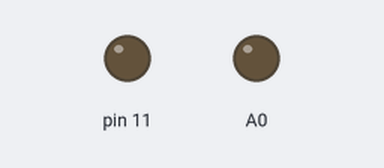
The sketch below on a simulated Arduino Uno, built with avr-gcc and run on an emulated ATmega328P. Shown: output pins drawn as LEDs (lit = HIGH).

Above: at 0.1 s.
At 9.6 s:
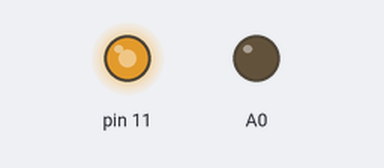
At 20.1 s:
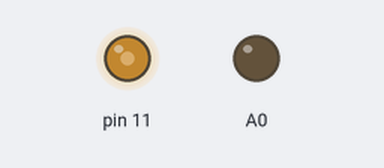
At 39.75 s:
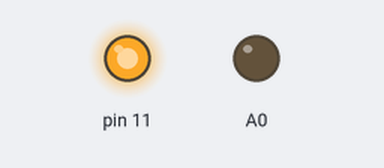
Timing chart, 0 to 40.0 s (numbered marks = the images above):
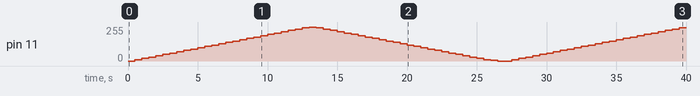

Measured:
- by itself, pin 11: 0/255 → 10/255 at 0.50 s, → 20/255 0.50 s later, → 30/255 0.50 s later, → 40/255 0.50 s later, … (78 changes in this stretch)

The sketch:

s2_Ararat_Avetisyan.ino
```cpp
void setup() {
  pinMode(A0,OUTPUT);

}

void loop() {

 analogWrite(11, 0);
delay(500);
 analogWrite(11, 10);
delay(500);
 analogWrite(11, 20);
delay(500);
 analogWrite(11, 30);
delay(500);
 analogWrite(11, 40);
delay(500);
 analogWrite(11, 50);
delay(500);
 analogWrite(11, 60);
delay(500);
 analogWrite(11, 70);
delay(500);
 analogWrite(11, 80);
delay(500);
 analogWrite(11, 90);
delay(500);
 analogWrite(11, 100);
delay(500);
 analogWrite(11, 110);
delay(500);
 analogWrite(11, 120);
delay(500);
 analogWrite(11, 130);
delay(500);
 analogWrite(11, 140);
delay(500);
 analogWrite(11, 150);
delay(500);
 analogWrite(11, 160);
delay(500);
 analogWrite(11, 170);
delay(500);
 analogWrite(11, 180);
delay(500);
 analogWrite(11, 190);
delay(500);
 analogWrite(11, 200);
delay(500);
 analogWrite(11, 210);
delay(500);
 analogWrite(11, 220);
delay(500);
 analogWrite(11, 230);
delay(500);
 analogWrite(11, 240);
delay(500);
 analogWrite(11, 250);
delay(500);
 analogWrite(11, 255);
delay(500);
 analogWrite(11, 250);
delay(500);
 analogWrite(11, 240);
delay(500);
 analogWrite(11, 230);
delay(500);
 analogWrite(11, 220);
delay(500);
 analogWrite(11, 210);
delay(500);
 analogWrite(11, 200);
delay(500);
 analogWrite(11, 190);
delay(500);
 analogWrite(11, 180);
delay(500);
 analogWrite(11, 170);
delay(500);
 analogWrite(11, 160);
delay(500);
 analogWrite(11, 150);
delay(500);
 analogWrite(11, 140);
delay(500);
 analogWrite(11, 130);
delay(500);
 analogWrite(11, 120);
delay(500);
 analogWrite(11, 110);
delay(500);
 analogWrite(11, 100);
delay(500);
 analogWrite(11, 90);
delay(500);
analogWrite(11, 80);
delay(500);
analogWrite(11, 70);
delay(500);
analogWrite(11, 60);
delay(500);
analogWrite(11, 50);
delay(500);
analogWrite(11, 40);
delay(500);
analogWrite(11, 30);
delay(500);
analogWrite(11, 20);
delay(500);
analogWrite(11, 10);
delay(500);
analogWrite(11, 5);
delay(500);
analogWrite(11, 0);
delay(500);
}
```
